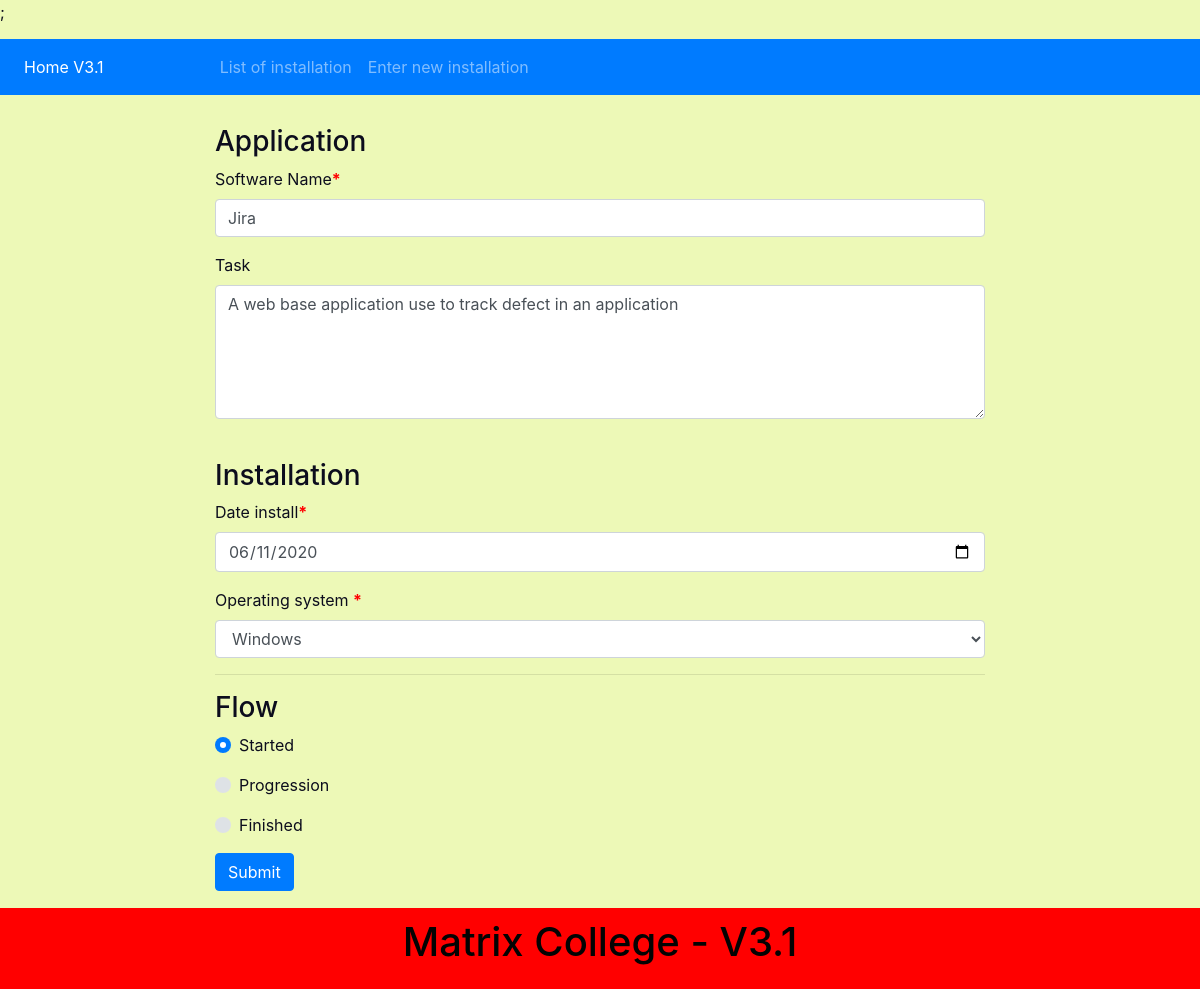
The app's page /page/update.php?id=2 with its own data.
### tables this page shows
CREATE TABLE `installation` (
  `enviroment` varchar(30) NOT NULL,
  `date` date NOT NULL,
  `description` varchar(255) NOT NULL,
  `name` varchar(50) NOT NULL,
  `id` int(11) NOT NULL,
  `flow` varchar(30) NOT NULL
);

### page/update.php (the view, shortened to what this page needs)
<?php
require_once('../database_credential.php');
	$sql = "Select * from installation WHERE (id = :id)";
	$insert_array = array('id'=> $_GET['id']);
	$stmt = $mysql->prepare($sql);
	$stmt->execute($insert_array);
	$result = $stmt->fetchAll();
?>
<!DOCTYPE html>
<html lang="en">
<head>
    <link rel="stylesheet" href="https://maxcdn.bootstrapcdn.com/bootstrap/4.0.0/css/bootstrap.min.css">
    <link rel="stylesheet" href="../css/style1.css">
</head>
<body>
        <nav class="navbar navbar-expand-sm bg-primary navbar-dark" style = "margin-top:15px; margin-bottom:30px">
            <ul class="navbar-nav">
                <li class="nav-item active">
                <a class="nav-link" href="../">Home V3.1</a>
                </li>
            </ul>
            <div style="margin-left:100px">
                <ul class="navbar-nav ">
                    <li class="nav-item">
                    <a class="nav-link" href="List.php">List of installation</a>
                    </li>
                    <li class="nav-item">
                    <a class="nav-link" href="form.php" >Enter new installation</a>
                    </li>
                </ul>
            </div>
        </nav>
<main role="main">
<div class="container-fluid" style="margin-buttom:30px">
        <div class="row">
            <div class="col-2">    </div>
            <div class="col-8">
<h3>Application</h3>
  <form name="Form" action="../processpage/modify.php" onsubmit="return validateForm()" method="post">
    <div class="form-group">
        <label for="name">Software Name<b style="color:red">*</b> </label>
        <input class="form-control"  type="text" name="name" id="name" value="<?php echo htmlspecialchars($result[0]['name'], ENT_QUOTES);?>" required>
    </div>
    <div class="form-group">
        <label for="description">Task</label>
        <textarea class="form-control" name="description" id="description" cols="5" rows="5" onkeydown="fr()" ><?php echo htmlspecialchars($result[0]['description'], ENT_QUOTES);?></textarea>
    </div>
    <br>
    <h3>Installation</h3>
    <div class="form-group">
    <label for="date"> Date install<b style="color:red">*</b>  </label>
    <input class="form-control" type="date" name="date" id="date" value="<?php echo htmlspecialchars($result[0]['date'], ENT_QUOTES);?>" required>
    </div>
    <div class="form-group">
    <label for="enviroment"> Operating system <b style="color:red">*</b>  </label>
    <select class="form-control" name="enviroment" id="enviroment" required>
        <option value="Windows"> Windows </option>
    </select>
    </div>
    <hr>
    <h3>Flow</h3>
    <div class="custom-control custom-radio form-group">
  <label class="custom-control-label" for="customRadio1">Started</label>
</div>
<div class="custom-control custom-radio form-group">
  <label class="custom-control-label" for="customRadio2">Progression</label>
</div>
<div class="custom-control custom-radio form-group">
  <label class="custom-control-label" for="customRadio3">Finished</label>
</div>
    <div class="form-group"><input type="submit" class="btn btn-primary" value="Submit"></div>
    </form>
    </div>
    </div>
                <div class="col-4">    </div>
            </div>
        </main>
<?php
require_once("../footer.php");
?>

### css/style1.css (style rules this page uses)
body { background-color:rgba(198, 238, 18, 0.3); margin: 0; padding: 0; height: 100%; color: rgb(12, 13, 29); }

### records on screen
installation: name "Jira", description "A web base application use to track defect in an application", date "06/11/2020"
